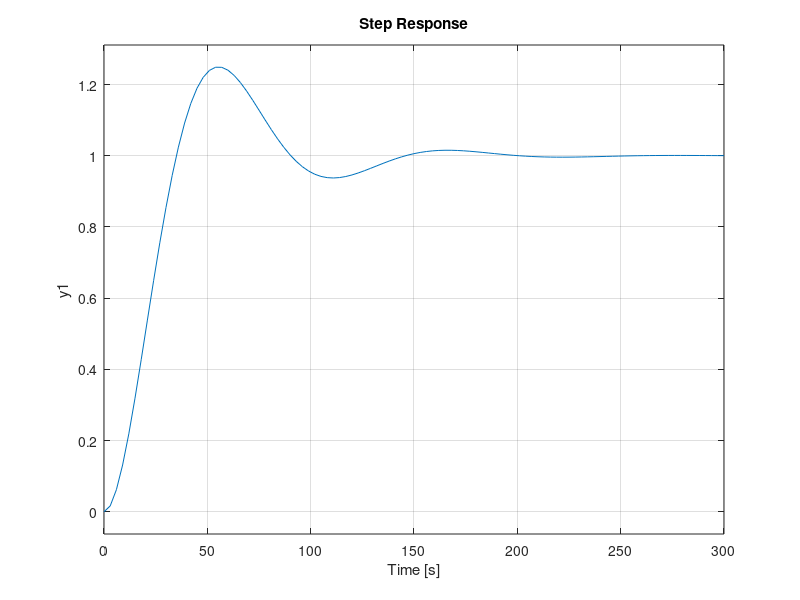
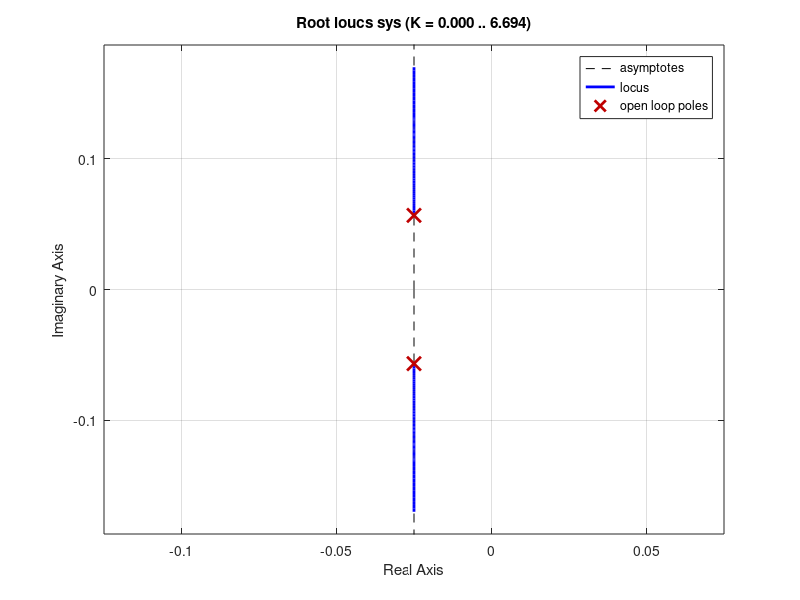

Recreate these plots in MATLAB, in order.

%% Q7.2


% Step Response  7.2 a)

sys = tf ([(0.062^2) ] ,  [ 1 (2*0.404*0.062) (0.062^2) ])

figure(100);
step(sys ) 

figure(101);
rlocus(sys)  


